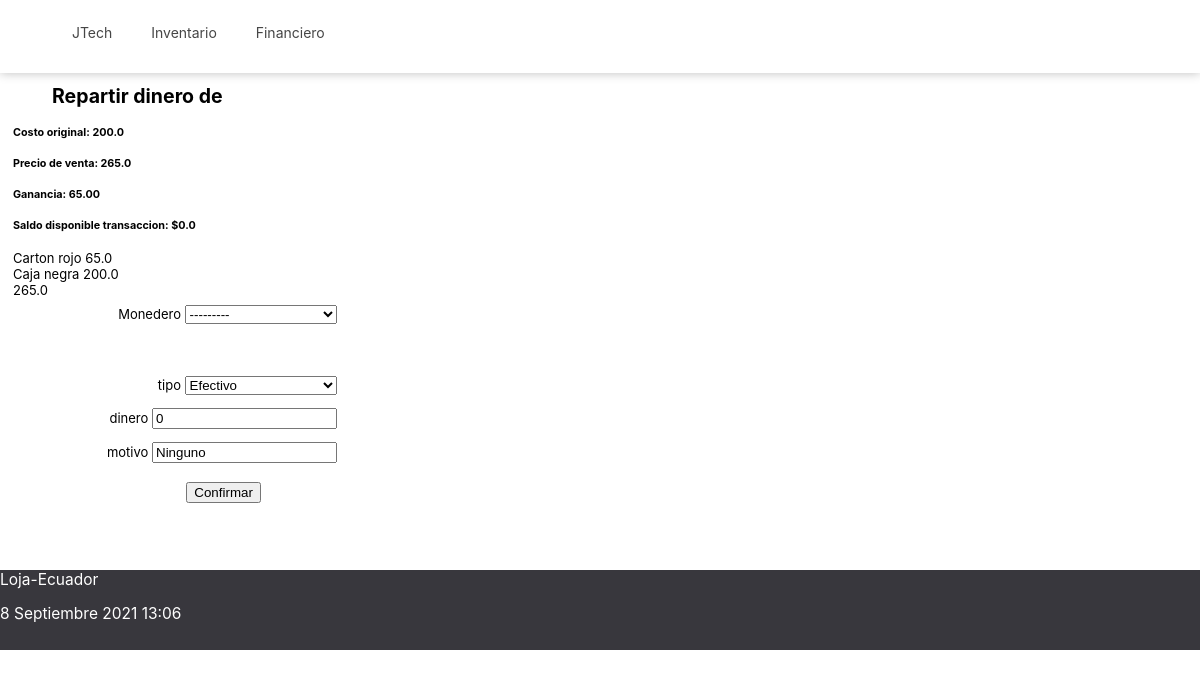
The app's page /anadir-al-monedero-accesorio/3 with its own data.
### principal/models.py (models this page shows, shortened)
class Accesorio(models.Model):
      class Meta:
            ordering = ["marca", "tipo"]
            verbose_name_plural = "Accesorios"
      opciones_marca = ( ('Samsung', 'Samsung'), ('Apple', 'Apple'), )
      marca = models.CharField(max_length=15, choices=opciones_marca, default='Apple')
      opciones_tipo = ( ('Cargador', 'Cargador'), ('Cable', 'Cable'), ('Adaptador', 'Adaptador'), ('Audífonos', 'Audífonos'), ('Protector', 'Protector'), ('Mica', 'Mica'), ('Otro', 'Otro'), )
      tipo = models.CharField(max_length=15, choices=opciones_tipo, default='Cargador')
      opciones_conexion = ( ('Lightning', 'Lightning'), ('Tipo C', 'Tipo C'), ('Micro USB', 'Micro USB'), ('Inalámbrica', 'Inalámbrica'), ('Normal', 'Normal'), ('Otra', 'Otra'), )
      conexion = models.CharField(max_length=15, choices=opciones_conexion, default='Lightning')
      descripcion = models.CharField(max_length=50, default="")
      fecha_compra = models.DateField(blank=True, null=True)
      fecha_venta = models.DateField(default=datetime.date.today())
      proveedor = models.CharField(max_length=50, blank=True, null=True)
      cliente = models.CharField(max_length=50, blank=True, null=True)
      monto_compra = models.FloatField(null=True)
      monto_venta = models.FloatField(blank=True, null=True)
      opciones_entrega = ( ('Entregado', 'Entregado'), ('Envio servientrega', 'Envio servientrega'), ('Envio cooperativa','Envio cooperativa') )
      entrega = models.CharField(max_length=20, choices=opciones_entrega, default='Entregado', null=True, blank=True)
      monederos = models.ManyToManyField('Monedero', through='Transaccion')
      def valor_total_transacciones(self):
            valor = [x.dinero for x in self.transacciones.all() ]
            return sum(valor)
      def ganancia(self):
            ganancia = 0
            if self.monto_venta:
                  ganancia = self.monto_venta - self.monto_compra
            return "%.2f" % ganancia
      def dinero_disponible_transaccion(self):
            money = self.monto_venta  - float( self.valor_total_transacciones())
            return money

class Transaccion(models.Model):
      class Meta:
            ordering = ["fecha"]
            verbose_name_plural = "Transacciones"
      telefono = models.ForeignKey(Telefono, related_name='transacciones', on_delete=models.CASCADE, blank=True, null=True)
      monedero = models.ForeignKey(Monedero, related_name='transacciones', on_delete=models.CASCADE)
      dispositivo = models.ForeignKey('Dispositivo', related_name='transacciones', on_delete=models.CASCADE, blank=True, null=True)
      accesorio = models.ForeignKey('Accesorio', related_name='transacciones', on_delete=models.CASCADE, blank=True, null=True)
      fecha = models.DateField(default=datetime.date.today() )
      hora = models.TimeField(default=datetime.datetime.now().time() )
      opciones_tipo = ( ('Efectivo', 'Efectivo'), ('Transferencia banco', 'Transferencia banco'),  ('Tarjeta de crédito', 'Tarjeta de crédito'), )
      tipo = models.CharField(max_length=20, choices=opciones_tipo, default='Efectivo')
      motivo = models.CharField(max_length=100, null=True, blank=True, default="Ninguno")
      dinero = models.FloatField(default=0)

class Monedero(models.Model):
      class Meta:
            ordering = ["nombre"]
            verbose_name_plural = "Monederos"
      nombre = models.CharField(max_length=50, unique=True)
      dinero = models.FloatField(default=0, blank=True, null=True)
      fecha_actualizacion = models.DateField(blank=True, null=True)
      telefonos = models.ManyToManyField(Telefono, through='Transaccion')
      dispositivos = models.ManyToManyField('Dispositivo', through='Transaccion')
      accesorios = models.ManyToManyField('Accesorio', through='Transaccion')
      def __str__(self):
            return "%s" % (self.nombre)

### principal/views.py (the view)
# urls.py: path('anadir-al-monedero-accesorio/<int:id>', monedero_accesorio, name='monedero_accesorio'),
def monedero_accesorio(request, id):
    accesorio = Accesorio.objects.get(pk=id)
    if request.method=='POST':
        form = FormMonederoAccesorio(accesorio, request.POST)
        if form.is_valid():
                form.save()
                return redirect(index)
    else:
        form = FormMonederoAccesorio(accesorio)
    titulo = "Repartir dinero de "
    diccionario = {'form': form, 'accesorio': accesorio, 'titulo':titulo, 'valor':True, 'valor3': True}
    return render(request, 'forms/form-transacciones3.html', diccionario)

### principal/forms.py (shortened to what this page needs)
class FormMonederoAccesorio(ModelForm):
      def __init__(self, accesorio, *args, **kwargs):
            super(FormMonederoAccesorio, self).__init__(*args, **kwargs)
            self.initial['accesorio'] = accesorio
            self.fields['accesorio'].widget = forms.widgets.HiddenInput()
            self.initial['fecha'] = datetime.date.today()
            self.fields['fecha'].widget = forms.widgets.HiddenInput()
            self.initial['hora'] = datetime.datetime.now().time()
            self.fields['hora'].widget = forms.widgets.HiddenInput()
      class Meta:
            model = Transaccion
            fields = ['monedero', 'accesorio', 'fecha', 'hora', 'dinero', 'tipo', 'motivo']

### principal/templates/forms/form-transacciones3.html (shortened to what this page needs)
{% extends "main.html" %}
{% block content %}
<div id="inicio">
      <h2>{{titulo}} {{accesorio.nombre}}</h2>
      <h5>Costo original: {{accesorio.monto_compra}}</h5>
      <h5>Precio de venta: {{accesorio.monto_venta}}</h5>
      <h5>Ganancia: {{accesorio.ganancia}}</h5>
      <h5>Saldo disponible transaccion: ${{accesorio.dinero_disponible_transaccion}}</h5>
      {% for x in accesorio.transacciones.all %}
            {{x.monedero}}
            {{x.dinero}}  <br>
      {% endfor %}
      {{accesorio.valor_total_transacciones}}
      <form action="" method="post">
            <div class="formLocation">
                  <div class="contenidoForm">
                        {% if valor2 == false %}
                              <label for="{{ form.monedero.id_for_label }}">Monedero</label>
                        {% endif %}
                        {{ form.monedero }}
                  </div>
                  <div class="contenidoForm">
                  </div>
                  <div class="contenidoForm">
                  </div>
                  <div class="contenidoForm">
                  </div>
                  <div class="contenidoForm">
                        <label for="{{ form.tipo.id_for_label }}">tipo</label>
                        {{ form.tipo }}
                  </div>
                  <div class="contenidoForm">
                        <label for="{{ form.dinero.id_for_label }}">dinero</label>
                        {{ form.dinero }}
                  </div>
                  <div class="contenidoForm">
                        <label for="{{ form.motivo.id_for_label }}">motivo</label>
                        {{ form.motivo }}
                  </div>
                  <button type='submit'>Confirmar</button>
            </div>
      </form>
</div>
{% endblock %}

### principal/static/css/styles.css (style rules this page uses)
body { margin: 0; width: 100%; font-family: -apple-system,BlinkMacSystemFont,"Segoe UI",Roboto,"Helvetica Neue",Arial,"Noto Sans",sans-serif,"Apple Color Emoji","Segoe UI Emoji","Segoe UI Symbol","Noto Color Emoji"; font-size: 14px; }
#inicio { width: 98%; margin-left: 1em; margin-right: 1em; margin-top: 7%; font-size: 13px; min-height: 470px; }
.contenidoForm { padding: 0.5em; width: 60%; text-align: right; }
h2 { margin-left: 2em; }
button { margin-top: 1em; margin-left: 13em; }
.contenidoForm label { width: 10%; text-align: left; }
.contenidoForm select { width: 48%; }
.formLocation { width: 45%; display: inline-block; vertical-align: top; }

### records on screen
Accesorio: monto_compra "200.0", monto_venta "265.0", ganancia "65.00", dinero_disponible_transaccion "0.0", valor_total_transacciones "265.0"
Transaccion: monedero "Carton rojo", dinero "65.0"
Transaccion: monedero "Caja negra", dinero "200.0"

### other values on screen
{{ titulo }} "Repartir dinero de"
